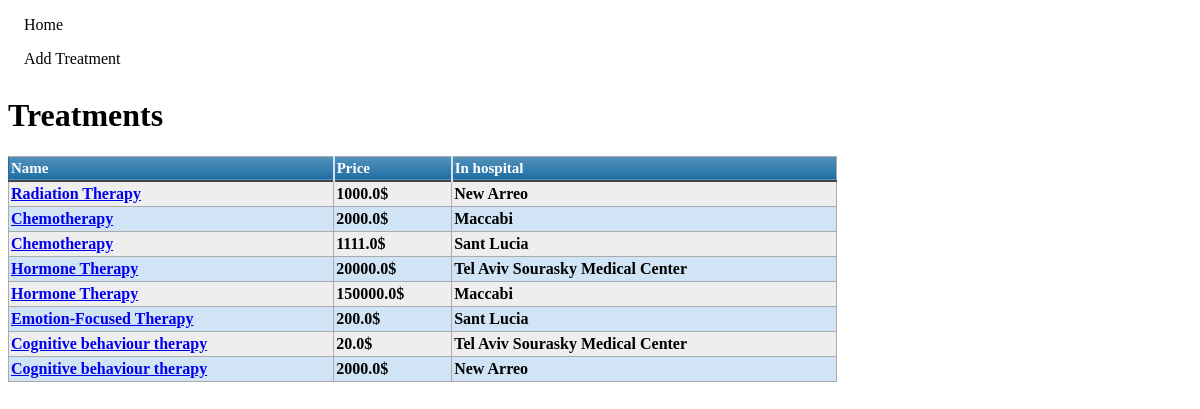
Page /treatment/ on the committed database.
### costexplorer/models.py (models this page shows)
class Treatment(models.Model):
	hospital = models.ForeignKey(Hospital, on_delete=models.CASCADE)
	name = models.CharField(max_length=200)
	price = models.FloatField(validators=[
            MinValueValidator(0)])

class Hospital(models.Model):
    name = models.CharField(max_length=200)

### costexplorer/views.py (the view)
# urls.py: path('treatment/', views.TreatmentListView.as_view(), name='treatment'),
class TreatmentListView(generic.ListView):
    model = Treatment

### costexplorer/templates/costexplorer/treatment_list.html
{% load static %}
<link rel="stylesheet" type="text/css" href="{% static 'costexplorer/table.css' %}" />
<link rel="stylesheet" type="text/css" href="{% static 'costexplorer/list.css' %}" />
<ul class="sidebar-nav">
<li><a href="{% url 'index' %}">Home</a></li>
<li><a href="{% url 'treatment_new' %}">Add Treatment</a></li>
</ul>
{% block content %}
  <h1>Treatments</h1>
  {% if treatment_list %}
  <table class="blueTable">
  <thead>
  <tr>
        <th>Name</th>
        <th>Price</th>
        <th>In hospital</th>
  </tr>
  </thead>
  <tbody>
  {% for treatment in treatment_list %}
          <tr>
            <th> <a href="/treatment/{{ treatment.id }}">{{treatment.name}}</a></th>
            <th> {{ treatment.price }}$</th>
            <th> {{ treatment.hospital.name }}</th>
          </tr>
      {% endfor %}
  </tbody>
  </table>
  {% else %}
    <p>There are no treatments in database.</p>
  {% endif %}
{% endblock %}

### costexplorer/static/costexplorer/table.css (style rules this page uses)
table.blueTable { border: 1px solid #1C6EA4; background-color: #EEEEEE; width: 70%; text-align: left; border-collapse: collapse; }
table.blueTable td, table.blueTable th { border: 1px solid #AAAAAA; padding: 3px 2px; }
table.blueTable tr:nth-child(even) { background: #D0E4F5; }
table.blueTable thead { background: #1C6EA4; background: -moz-linear-gradient(top, #5592bb 0%, #327cad 66%, #1C6EA4 100%); background: -webkit-linear-gradient(top, #5592bb 0%, #327cad 66%, #1C6EA4 100%); background: linear-gradient(to bottom, #5592bb 0%, #327cad 66%, #1C6EA4 100%); border-bottom: 2px solid #444444; }
table.blueTable thead th { font-size: 15px; font-weight: bold; color: #FFFFFF; border-left: 2px solid #D0E4F5; }
table.blueTable thead th:first-child { border-left: none; }

### costexplorer/static/costexplorer/list.css (style rules this page uses)
ul { list-style-type: none; margin: 0; padding: 0; width: 200px; background-color: white; }
li a { display: block; color: #000; padding: 8px 16px; text-decoration: none; }

### rows in the picture
Treatment: name "Radiation Therapy", price "1000.0", hospital.name "New Arreo"
Treatment: name "Chemotherapy", price "2000.0", hospital.name "Maccabi"
Treatment: name "Chemotherapy", price "1111.0", hospital.name "Sant Lucia"
Treatment: name "Hormone Therapy", price "20000.0", hospital.name "Tel Aviv Sourasky Medical Center"
Treatment: name "Hormone Therapy", price "150000.0", hospital.name "Maccabi"
Treatment: name "Emotion-Focused Therapy", price "200.0", hospital.name "Sant Lucia"
Treatment: name "Cognitive behaviour therapy", price "20.0", hospital.name "Tel Aviv Sourasky Medical Center"
Treatment: name "Cognitive behaviour therapy", price "2000.0", hospital.name "New Arreo"
